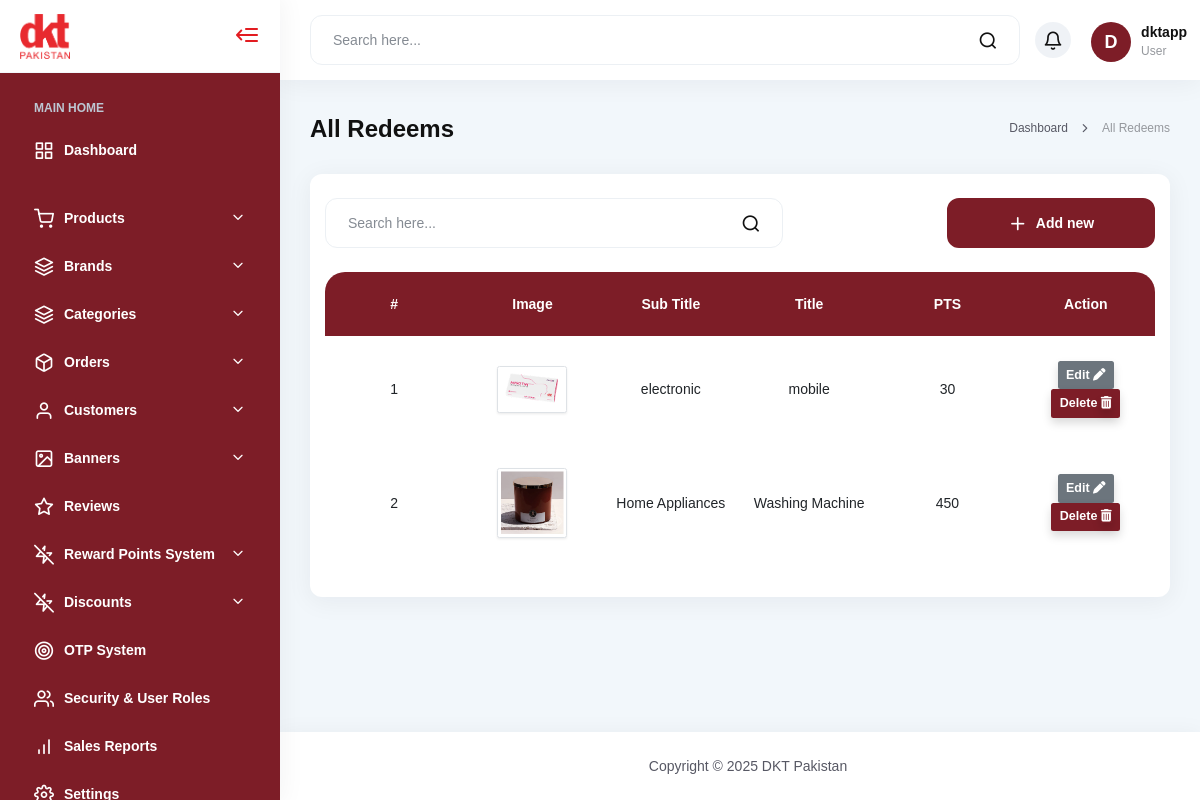
Page /redeem/ (signed in) on the committed database.
### app/models.py (models this page shows, shortened)
class Redeem(models.Model):
    subtitle = models.CharField(max_length=255)
    title = models.CharField(max_length=255)
    description = models.TextField()
    points_required = models.PositiveIntegerField(default=0)  # e.g. 460
    image = models.ImageField(upload_to="redeem/", null=True, blank=True)
    created_at = models.DateTimeField(auto_now_add=True)
    updated_at = models.DateTimeField(auto_now=True)

### app/views.py (the view)
# urls.py: path('redeem/', views.redeem_list, name='redeem'),
@login_required(login_url='login')
def redeem_list(request):
    redeems = Redeem.objects.all().order_by('-created_at')
    return render(request, "pages/redeem.html", {
        "redeems": redeems,
    })

### app/templates/pages/redeem.html (shortened to what this page needs)
{% extends 'dashboard.html' %}
{% load static %}
{% block content %}
                       <div class="main-content-inner">
    <div class="main-content-wrap">
        <div class="flex items-center flex-wrap justify-between gap20 mb-27">
            <h3>All Redeems</h3>
            <ul class="breadcrumbs flex items-center flex-wrap justify-start gap10">
                <li>
                    <a href="#">
                        <div class="text-tiny">Dashboard</div>
                    </a>
                </li>
                <li><i class="icon-chevron-right"></i></li>
                <li><div class="text-tiny">All Redeems</div></li>
            </ul>
        </div>
        <div class="wg-box">
            <div class="flex items-center justify-between gap10 flex-wrap">
                <div class="wg-filter flex-grow">
                    <form class="form-search" method="get">
                        <fieldset class="name">
                            <input type="text" placeholder="Search here..." name="q"
                                value="{{ request.GET.q|default_if_none:'' }}">
                        </fieldset>
                        <div class="button-submit">
                            <button type="submit"><i class="icon-search"></i></button>
                        </div>
                    </form>
                </div>
                <a class="tf-button style-1 w208" href="{% url 'add_redeem' %}">
                    <i class="icon-plus"></i>Add new
                </a>
            </div>
            <div class="table-responsive card-body p-0">
                <table id="myDataTable" class="table table-hover no-border align-middle">
                <thead class="table-head text-white text-center">
                        <tr>
                            <th scope="col" class="text-center">#</th>
                            <th scope="col" class="text-center">Image</th>
                            <th scope="col" class="text-center">Sub Title</th>
                            <th scope="col" class="text-center">Title</th>
                            <th scope="col" class="text-center">PTS</th>
                            <th scope="col" class="text-center">Action</th>
                        </tr>
                    </thead>
                    <tbody id="user-table-body">
                        {% for redeem in redeems %}
                        <tr>
                            <td class="text-center">{{ forloop.counter }}</td>
                            <td class="text-center">
                                {% if redeem.image %}
                                    <img src="{{ redeem.image.url }}" width="70" height="70" class="rounded shadow-sm img-thumbnail img-fluid" alt="{{ product.name }}">
                                {% else %}
                                    <span class="text-muted">No Image</span>
                                {% endif %}
                            </td>
                            <td class="text-center">{{ redeem.subtitle }}</td>
                            <td class="text-center">{{ redeem.title }}</td>
                            <td class="text-center">{{ redeem.points_required }}</td>
                            <td class="text-center">
                                    <a href="{% url 'edit_redeem' redeem.pk %}"  class="btn text-white fs-5 fw-semibold bg-secondary shadow"> Edit
                                        <i class="fa-solid fa-pen"></i>
                                    </a>
                                    <a href="{% url 'delete_redeem' redeem.pk %}" class="btn text-white fw-semibold bg-danger fs-5 shadow">Delete <i class="fa-solid fa-trash-can shadow"></i>
                                    </a>
                            </td>
                        </tr>
                        {% empty %}
                        <tr>
                            <td colspan="9" class="text-center text-muted">No products found.</td>
                        </tr>
                        {% endfor %}
                    </tbody>
                </table>
            </div>
        </div>
    </div>
</div>
{% endblock %}

### app/templates/include/sidebar.html (shortened to what this page needs)
{% load static %}
                <div class="section-menu-left">
                    <div class="box-logo">
                        <a href="{% url 'dashboard' %}">
                            <img style="width: 50px;" class=""  alt="" src="{% static 'images/logo/logo.png' %}"
                               >
                        </a>
                        <div class="button-show-hide">
                            <i class="icon-menu-left"></i>
                        </div>
                    </div>
                    <div class="center">
                        <div class="center-item">
                            <div class="center-heading">Main Home</div>
                            <ul class="menu-list">
                                <li class="menu-item">
                                    <a href="{% url 'dashboard' %}" class="">
                                        <div class="icon"><i class="icon-grid"></i></div>
                                        <div class="text">Dashboard</div>
                                    </a>
                                </li>
                            </ul>
                        </div>
                        <div class="center-item">
                            <ul class="menu-list">
                                <li class="menu-item has-children">
                                    <a href="javascript:void(0);" class="menu-item-button">
                                        <div class="icon"><i class="icon-shopping-cart"></i></div>
                                        <div class="text">Products</div>
                                    </a>
                                </li>
                                <li class="menu-item has-children">
                                    <a href="javascript:void(0);" class="menu-item-button">
                                        <div class="icon"><i class="icon-layers"></i></div>
                                        <div class="text">Brands</div>
                                    </a>
                                </li>
                                <li class="menu-item has-children">
                                    <a href="javascript:void(0);" class="menu-item-button">
                                        <div class="icon"><i class="icon-layers"></i></div>
                                        <div class="text">Categories</div>
                                    </a>
                                </li>
                                <li class="menu-item has-children">
                                    <a href="javascript:void(0);" class="menu-item-button">
                                        <div class="icon"><i class="icon-box"></i></div>
                                        <div class="text">Orders</div>
                                    </a>
                                </li>
                                 <li class="menu-item has-children">
                                    <a href="javascript:void(0);" class="menu-item-button">
                                        <div class="icon"><i class="icon-user"></i></div>
                                        <div class="text">Customers</div>
                                    </a>
                                </li>
                                 <li class="menu-item has-children">
                                    <a href="javascript:void(0);" class="menu-item-button">
                                        <div class="icon"><i class="icon-image"></i></div>
                                        <div class="text">Banners</div>
                                    </a>
                                </li>
                                 <li class="menu-item">
                                    <a href="{% url 'review' %}" class="">
                                        <div class="icon"><i class="icon-star"></i></div>
                                        <div class="text">Reviews</div>
                                    </a>
                                </li>
                                <li class="menu-item has-children">
                                    <a href="javascript:void(0);" class="menu-item-button">
                                        <div class="icon"><i class="icon-zap-off"></i></div>
                                        <div class="text">Reward Points System</div>
                                    </a>
                                </li>
                                <li class="menu-item has-children">
                                    <a href="javascript:void(0);" class="menu-item-button">
                                        <div class="icon"><i class="icon-zap-off"></i></div>
                                        <div class="text">Discounts</div>
                                    </a>
                                </li>
                                 <li class="menu-item">
                                    <a href="slider.html" class="">
                                        <div class="icon"><i class="icon-target"></i></div>
                                        <div class="text">OTP System</div>
                                    </a>
                                </li>
                                <li class="menu-item">
                                    <a href="users.html" class="">
                                        <div class="icon"><i class="icon-users"></i></div>
                                        <div class="text">Security & User Roles</div>
                                    </a>
                                </li>
                                 <li class="menu-item">
                                    <a href="{% url 'reports' %}" class="">
                                        <div class="icon"><i class="icon-bar-chart"></i></div>
                                        <div class="text">Sales Reports</div>
                                    </a>
                                </li>
                                <li class="menu-item">
                                    <a href="settings.html" class="">
                                        <div class="icon"><i class="icon-settings"></i></div>
                                        <div class="text">Settings</div>
                                    </a>
                                </li>
                            </ul>
                        </div>
                    </div>
                </div>
                <div class="section-content-right">
                    <div class="header-dashboard">
                        <div class="wrap">
                            <div class="header-left">
                                <form class="form-search flex-grow">
                                    <fieldset class="name">
                                        <input type="text" placeholder="Search here..." class="show-search" name="name"
                                            tabindex="2" value="" aria-required="true" required="">
                                    </fieldset>
                                    <div class="button-submit">
                                        <button class="" type="submit"><i class="icon-search"></i></button>
                                    </div>
                                </form>
                            </div>
                            <div class="header-grid">
                                <div class="popup-wrap message type-header">
                                    <div class="dropdown">
                                        <button class="btn btn-secondary dropdown-toggle" type="button"
                                        id="dropdownMenuButton2" data-bs-toggle="dropdown" aria-expanded="false"
                                        onclick="markNotificationsRead()">
                                        <span class="header-item">
                                            <i class="icon-bell"></i>
                                        </span>
                                        </button>
                                    </div>
                                    </div>
                                <div class="popup-wrap user type-header">
                                    <div class="dropdown">
                                        <button class="btn btn-secondary dropdown-toggle" type="button"
                                            id="dropdownMenuButton3" data-bs-toggle="dropdown" aria-expanded="false">
                                        <span class="header-user wg-user">
                                        <span class="image">
                                            {% if request.user.is_authenticated %}
                                                {% if request.user.profile.image %}
                                                    <img src="{{ request.user.profile.image.url }}" alt="{{ request.user.get_full_name }}">
                                                {% else %}
                                                    <span class="avatar-initial">
                                                        {{ request.user.get_full_name|default:request.user.username|slice:":1"|upper }}
                                                    </span>
                                                {% endif %}
                                            {% else %}
                                                <span class="avatar-initial">G</span>
                                            {% endif %}
                                        </span>
                                        <span class="flex flex-column">
                                            {% if request.user.is_authenticated %}
                                                <span class="body-title mb-2">{{ request.user.get_full_name|default:request.user.username }}</span>
                                                <span class="text-tiny">User</span>
                                            {% else %}
                                                <span class="body-title mb-2">Guest</span>
                                            {% endif %}
                                        </span>
                                    </span>
        </button>
    </div>
</div>
    </div>
</div>
</div>

### static/css/custom.css (style rules this page uses)
.table.no-border td, .table.no-border th, .table.no-border { border: none !important; }
.table-responsive { width: 100%; overflow-x: auto !important; -webkit-overflow-scrolling: touch; border-radius: 20px; }
.table-head { background-color: #7d1d27 !important; color: #fff; }
.table td, .table th { font-size: 14px; vertical-align: middle; padding: 25px 10px; }
.bg-danger { background-color: #7d1d27 !important; }

### app/templates/include/sidebar.html (style rules this page uses)
.avatar-initial { display: inline-flex; align-items: center; justify-content: center; width: 40px; height: 40px; border-radius: 50%; background: #7d1d27; color: #fff; font-weight: bold; font-size: 18px; text-transform: uppercase; }

### rows in the picture
Redeem: image (picture), subtitle "electronic", title "mobile", points_required "30"
Redeem: image (picture), subtitle "Home Appliances", title "Washing Machine", points_required "450"

### other values in the picture
{{ request.user.get_full_name|default:request.user.username }} "dktapp"
